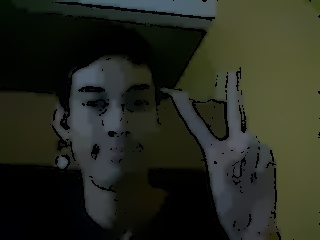
#> input picture cartoon1.jpg, 320 x 240 px
$ python -i cartoon.py   (imports and definitions only)   (older library calls are emulated)
#> lines starting #> are read from the running program, lines starting #| are printed output that depends on the picture
#> further down, picture is the input picture: shape (240, 320, 3); mean B, G, R 31, 41.7, 38.5
import cv2
import numpy as np
import os

def cartoonize_image(img, ds_factor=4, sketch_mode=False):
#> called with ds_factor = 4, sketch_mode = False
    img_gray = cv2.cvtColor(img, cv2.COLOR_BGR2GRAY)
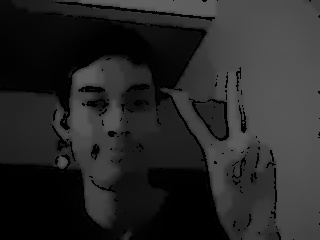
#> img_gray: shape (240, 320); min 0, max 101, mean 39.5

    img_gray = cv2.medianBlur(img_gray, 7)
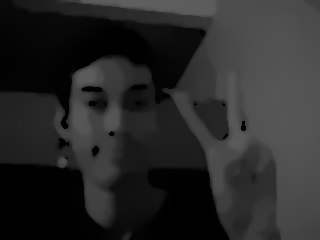
#> img_gray: shape (240, 320); min 0, max 95, mean 40.6

    edges = cv2.Laplacian(img_gray, cv2.CV_8U, ksize=5)
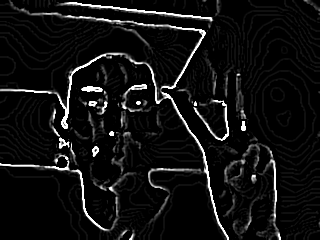
#> edges: shape (240, 320); min 0, max 255, mean 16.9
    ret, mask = cv2.threshold(edges, 100, 255, cv2.THRESH_BINARY_INV)
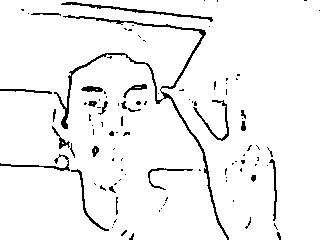
#> mask: shape (240, 320); 94.8% white; black in thin lines or dots

    if sketch_mode:
        return cv2.cvtColor(cv2.COLOR_GRAY2BGR)

    img_small = cv2.resize(img, None, fx=1.0/ds_factor, fy=1.0/ds_factor, interpolation=cv2.INTER_AREA)
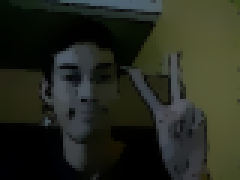
#> img_small: shape (60, 80, 3) (shown 3 times larger); mean B, G, R 31, 41.7, 38.5
    num_repetitions = 10
    sigma_color=10
    sigma_space = 7
    size = 5

    for i in range(num_repetitions):
        img_small = cv2.bilateralFilter(img_small, size, sigma_color, sigma_space)

    img_output = cv2.resize(img_small, None, fx=ds_factor, fy=ds_factor, interpolation=cv2.INTER_LINEAR)

    dst = np.zeros(img_gray.shape)

    dst = cv2.bitwise_and(img_output, img_output, mask=mask)
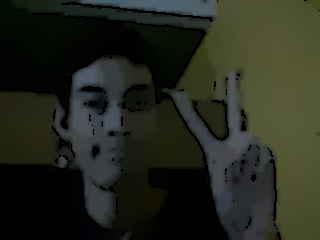
#> dst: shape (240, 320, 3); mean B, G, R 29.9, 40.6, 37.6
    return dst

# [45 lines not run here, left out]

>>> import cv2
>>> picture = cv2.imread('cartoon1.jpg')
>>> result = cartoonize_image(picture)
